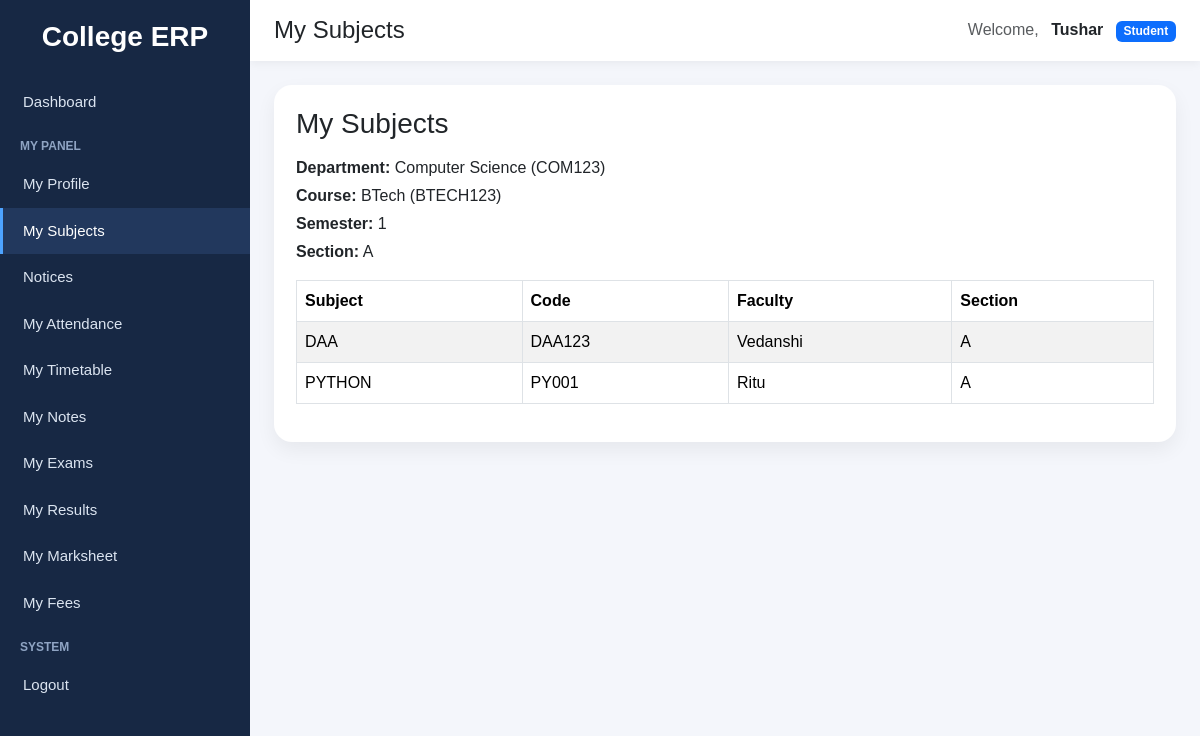
Screenshot of /subjects/my/ (signed in) with the database file from the repository.
### accounts/models.py (models this page shows, shortened)
class CustomUser(AbstractUser):
    ROLE_CHOICES = (
        ("student", "Student"),
        ("faculty", "Faculty"),
        ("admin", "Admin"),
    )
    role = models.CharField(max_length=20, choices=ROLE_CHOICES)
    groups = models.ManyToManyField(
        Group,
        blank=True,
        related_name="customuser_set",
        related_query_name="customuser"
    )
    user_permissions = models.ManyToManyField(
        Permission,
        blank=True,
        related_name="customuser_permissions_set",
        related_query_name="customuser_permission"
    )

### students/models.py (models this page shows, shortened)
class Student(models.Model):
    GENDER_CHOICES = (
        ('Male', 'Male'),
        ('Female', 'Female'),
        ('Other', 'Other'),
    )
    SEMESTER_CHOICES = (
        (1, 'Semester 1'),
        (2, 'Semester 2'),
        (3, 'Semester 3'),
        (4, 'Semester 4'),
        (5, 'Semester 5'),
        (6, 'Semester 6'),
        (7, 'Semester 7'),
        (8, 'Semester 8'),
    )
    YEAR_CHOICES = (
        (1, '1st Year'),
        (2, '2nd Year'),
        (3, '3rd Year'),
        (4, '4th Year'),
    )
    user = models.OneToOneField(
        settings.AUTH_USER_MODEL,
        on_delete=models.CASCADE,
        related_name='student_profile'
    )
    name = models.CharField(max_length=150)
    enrollment_number = models.CharField(max_length=50, unique=True)
    roll_number = models.CharField(max_length=50, unique=True, blank=True, null=True)
    department = models.ForeignKey(
        Department,
        on_delete=models.CASCADE,
        related_name='students',
        null=True,
        blank=True
    )
    course = models.CharField(max_length=100, blank=True, null=True)
    course_fk = models.ForeignKey(
        Course,
        on_delete=models.SET_NULL,
        related_name='student_profiles',
        null=True,
        blank=True
    )
    semester = models.PositiveSmallIntegerField(choices=SEMESTER_CHOICES, default=1)
    year = models.PositiveSmallIntegerField(choices=YEAR_CHOICES, default=1)
    section = models.CharField(max_length=20, blank=True, null=True)
    phone = models.CharField(max_length=15, blank=True, null=True)
    address = models.TextField(blank=True, null=True)
    date_of_birth = models.DateField(blank=True, null=True)
    gender = models.CharField(max_length=10, choices=GENDER_CHOICES, blank=True, null=True)
    photo = models.ImageField(upload_to='students/', blank=True, null=True)
    admission_date = models.DateField(blank=True, null=True)
    created_at = models.DateTimeField(auto_now_add=True, null=True, blank=True)
    updated_at = models.DateTimeField(auto_now=True, null=True, blank=True)
    class Meta:
        ordering = ['name']

### departments/models.py (models this page shows)
class Department(models.Model):
    name = models.CharField(max_length=100, unique=True)
    code = models.CharField(max_length=10, unique=True)
    class Meta:
        ordering = ["name"]
    def __str__(self):
        return f"{self.name} ({self.code})"

### courses/models.py (models this page shows)
class Course(models.Model):
    name = models.CharField(max_length=100, unique=True)
    code = models.CharField(max_length=20, unique=True)
    department = models.ForeignKey(
        Department,
        on_delete=models.CASCADE,
        related_name="courses"
    )
    duration = models.PositiveIntegerField(default=3)
    faculty = models.ForeignKey(
        "faculty.Faculty",
        on_delete=models.SET_NULL,
        null=True,
        blank=True,
        related_name="assigned_courses"
    )
    created_at = models.DateTimeField(auto_now_add=True)
    class Meta:
        ordering = ["name"]
    def __str__(self):
        return f"{self.name} ({self.code})"

### subjects/models.py (models this page shows, shortened)
class SubjectAssignment(models.Model):
    SEMESTER_CHOICES = (
        (1, 'Semester 1'),
        (2, 'Semester 2'),
        (3, 'Semester 3'),
        (4, 'Semester 4'),
        (5, 'Semester 5'),
        (6, 'Semester 6'),
        (7, 'Semester 7'),
        (8, 'Semester 8'),
    )
    department = models.ForeignKey(
        Department,
        on_delete=models.CASCADE,
        related_name='subject_assignments'
    )
    course = models.ForeignKey(
        Course,
        on_delete=models.CASCADE,
        related_name='subject_assignments'
    )
    semester = models.PositiveSmallIntegerField(choices=SEMESTER_CHOICES)
    section = models.CharField(max_length=20, blank=True, null=True)
    subject = models.ForeignKey(
        Subject,
        on_delete=models.CASCADE,
        related_name='assignments'
    )
    faculty = models.ForeignKey(
        Faculty,
        on_delete=models.CASCADE,
        related_name='subject_assignments'
    )
    is_active = models.BooleanField(default=True)
    created_at = models.DateTimeField(auto_now_add=True)
    class Meta:
        ordering = ['department__name', 'course__name', 'semester', 'section', 'subject__name']
        unique_together = ('course', 'semester', 'section', 'subject')

class Subject(models.Model):
    name = models.CharField(max_length=100)
    code = models.CharField(max_length=20)

### faculty/models.py (models this page shows, shortened)
class Faculty(models.Model):
    user = models.OneToOneField(
        settings.AUTH_USER_MODEL,
        on_delete=models.CASCADE,
        related_name='faculty_profile',
        null=True,
        blank=True
    )
    name = models.CharField(max_length=150, blank=True, null=True)
    email = models.EmailField(blank=True, null=True)
    phone = models.CharField(max_length=15, blank=True, null=True)
    department = models.CharField(max_length=100, blank=True, null=True)
    course = models.ForeignKey(
        'courses.Course',
        on_delete=models.SET_NULL,
        null=True,
        blank=True,
        related_name='faculty_members'
    )
    designation = models.CharField(max_length=100, blank=True, null=True)
    photo = models.ImageField(upload_to='faculty/', blank=True, null=True)
    date_joined = models.DateField(blank=True, null=True)
    created_at = models.DateTimeField(auto_now_add=True, null=True, blank=True)

### subjects/views.py (the view)
# urls.py: path('my/', views.my_subjects, name='my_subjects'),
@login_required
def my_subjects(request):
    if getattr(request.user, 'role', None) != 'student':
        return redirect('dashboard')
    student = get_object_or_404(
        Student.objects.select_related('department', 'course_fk'),
        user=request.user
    )
    assignments = SubjectAssignment.objects.select_related(
        'department', 'course', 'subject', 'faculty'
    ).filter(
        department=student.department,
        course=student.course_fk,
        semester=student.semester,
        is_active=True,
    ).order_by('subject__name')
    if student.section:
        assignments = assignments.filter(
            Q(section__iexact=student.section) | Q(section__isnull=True) | Q(section__exact='')
        )
    return render(request, 'subjects/my_subjects.html', {
        'student': student,
        'assignments': assignments,
    })

### notices/context_processors.py (called while the page is built)
def latest_notices(request):
    if not request.user.is_authenticated:
        return {"latest_notices": []}
    notices = get_visible_notices_for_user(request.user)[:5]
    return {"latest_notices": notices}

### subjects/templates/subjects/my_subjects.html (shortened to what this page needs)
{% extends "base.html" %}
{% block page_title %}My Subjects{% endblock %}
{% block content %}
<div class="page-card">
    <h3 class="mb-3">My Subjects</h3>
    <div class="mb-3">
        <p class="mb-1"><strong>Department:</strong> {{ student.department }}</p>
        <p class="mb-1"><strong>Course:</strong> {{ student.course_fk }}</p>
        <p class="mb-1"><strong>Semester:</strong> {{ student.semester }}</p>
        <p class="mb-0"><strong>Section:</strong> {{ student.section|default:"-" }}</p>
    </div>
    <div class="table-responsive">
        <table class="table table-bordered table-striped align-middle">
            <thead>
                <tr>
                    <th>Subject</th>
                    <th>Code</th>
                    <th>Faculty</th>
                    <th>Section</th>
                </tr>
            </thead>
            <tbody>
                {% for item in assignments %}
                <tr>
                    <td>{{ item.subject.name }}</td>
                    <td>{{ item.subject.code }}</td>
                    <td>{{ item.faculty.name }}</td>
                    <td>{{ item.section|default:"-" }}</td>
                </tr>
                {% empty %}
                <tr>
                    <td colspan="4" class="text-center">No subjects assigned yet.</td>
                </tr>
                {% endfor %}
            </tbody>
        </table>
    </div>
</div>
{% endblock %}

### templates/base.html (shortened to what this page needs)
<!DOCTYPE html>
<html lang="en">
<head>
    <link href="https://cdn.jsdelivr.net/npm/bootstrap@5.3.3/dist/css/bootstrap.min.css" rel="stylesheet">
</head>
<body>
<div class="sidebar">
    <h3>College ERP</h3>
    {% if request.user.is_authenticated %}
        {% if request.user.is_superuser or request.user.role == 'admin' %}
            <a href="/dashboard/" class="{% if '/dashboard' in request.path or request.path == '/' %}active-link{% endif %}">
                Dashboard
            </a>
            <div class="sidebar-section-title">Management</div>
            <a href="{% url 'student_list' %}" class="{% if '/students/' in request.path %}active-link{% endif %}">
                Students
            </a>
            <a href="{% url 'faculty_list' %}" class="{% if '/faculty/' in request.path %}active-link{% endif %}">
                Faculty
            </a>
            <a href="/courses/" class="{% if '/courses/' in request.path %}active-link{% endif %}">
                Courses
            </a>
            <a href="/departments/" class="{% if '/departments/' in request.path %}active-link{% endif %}">
                Departments
            </a>
            <div class="sidebar-section-title">Academics</div>
            <a href="/subjects/" class="{% if '/subjects/' in request.path and '/subjects/assignments/' not in request.path and '/subjects/my/' not in request.path %}active-link{% endif %}">
                Subjects
            </a>
            <a href="{% url 'subject_assignment_list' %}" class="{% if '/subjects/assignments/' in request.path %}active-link{% endif %}">
                Subject Assignments
            </a>
            <a href="{% url 'notice_list' %}" class="{% if '/notices/' in request.path %}active-link{% endif %}">
                Notices
            </a>
            <a href="{% url 'attendance_list' %}" class="{% if '/attendance/' in request.path %}active-link{% endif %}">
                Attendance
            </a>
            <a href="{% url 'timetable_list' %}" class="{% if '/timetable/' in request.path and '/timetable/faculty/' not in request.path and '/timetable/student/' not in request.path %}active-link{% endif %}">
                Timetable
            </a>
            <a href="/exams/" class="{% if '/exams/' in request.path and '/exams/results/' not in request.path %}active-link{% endif %}">
                Exams
            </a>
            <a href="{% url 'exam_schedule_list' %}" class="{% if '/exams/schedule/' in request.path %}active-link{% endif %}">
                Exam Schedule
            </a>
            <a href="{% url 'result_list' %}" class="{% if '/exams/results/list/' in request.path %}active-link{% endif %}">
                Results
            </a>
            <a href="{% url 'fee_structure_list' %}" class="{% if '/finance/structures/' in request.path %}active-link{% endif %}">
                Fee Structures
            </a>
            <a href="{% url 'promote_student_fee' %}" class="{% if '/finance/promote/' in request.path %}active-link{% endif %}">
                Promote Fees
            </a>
            <a href="{% url 'student_fee_list' %}" class="{% if '/finance/students/' in request.path %}active-link{% endif %}">
                Student Fees
            </a>
        {% elif request.user.role == 'student' %}
            <a href="/dashboard/" class="{% if '/dashboard' in request.path or request.path == '/' %}active-link{% endif %}">
                Dashboard
            </a>
            <div class="sidebar-section-title">My Panel</div>
            <a href="{% url 'my_student_profile' %}" class="{% if '/students/profile/' in request.path %}active-link{% endif %}">
                My Profile
            </a>
            <a href="{% url 'my_subjects' %}" class="{% if '/subjects/my/' in request.path %}active-link{% endif %}">
                My Subjects
            </a>
            <a href="{% url 'notice_list' %}" class="{% if '/notices/' in request.path %}active-link{% endif %}">
                Notices
            </a>
            <a href="{% url 'my_attendance' %}" class="{% if '/attendance/my/' in request.path %}active-link{% endif %}">
                My Attendance
            </a>
            <a href="{% url 'student_timetable' %}" class="{% if '/timetable/student/' in request.path %}active-link{% endif %}">
                My Timetable
            </a>
            <a href="{% url 'student_note_list' %}" class="{% if '/notes/student/' in request.path %}active-link{% endif %}">
                My Notes
            </a>
            <a href="{% url 'student_exam_schedule' %}" class="{% if '/exams/my-exams/' in request.path %}active-link{% endif %}">
                My Exams
            </a>
            <a href="{% url 'student_result_list' %}" class="{% if '/exams/results/student/' in request.path %}active-link{% endif %}">
                My Results
            </a>
            <a href="{% url 'consolidated_marksheet' %}" class="{% if '/exams/marksheet/' in request.path %}active-link{% endif %}">
                My Marksheet
            </a>
            <a href="{% url 'my_fees' %}" class="{% if '/finance/my-fees/' in request.path %}active-link{% endif %}">
                My Fees
            </a>
        {% endif %}
        <div class="sidebar-section-title">System</div>
        <form method="post" action="/accounts/logout/" style="margin:0;">
            <button type="submit" class="sidebar-logout-btn">Logout</button>
        </form>
    {% endif %}
</div>
<div class="main-content">
    <div class="topbar d-flex justify-content-between align-items-center">
        <h4 class="mb-0">{% block page_title %}College ERP{% endblock %}</h4>
        <div>
            {% if request.user.is_authenticated %}
                <span class="me-2 text-muted">Welcome,</span>
                <strong>{{ request.user.username }}</strong>
                {% if request.user.is_superuser %}
                    <span class="badge bg-danger ms-2">Admin</span>
                {% elif request.user.role %}
                    <span class="badge bg-primary ms-2">{{ request.user.role|title }}</span>
                {% endif %}
            {% endif %}
        </div>
    </div>
    <div class="content-area">
        {% block content %}{% endblock %}
    </div>
</div>
</body>
</html>

### templates/base.html (style rules this page uses)
body { background-color: #f4f6fb; margin: 0; padding: 0; font-family: Arial, sans-serif; }
.sidebar { width: 250px; min-height: 100vh; background: #172844; color: white; position: fixed; top: 0; left: 0; padding-top: 20px; }
.sidebar h3 { text-align: center; margin-bottom: 25px; font-weight: 700; }
.sidebar a { color: #dbe4f0; text-decoration: none; display: block; padding: 12px 20px; font-size: 15px; border-left: 3px solid transparent; }
.sidebar a:hover, .sidebar a.active-link { background: #22385d; color: white; border-left: 3px solid #4da3ff; }
.sidebar-section-title { font-size: 12px; color: #8fa4c3; padding: 12px 20px 6px; text-transform: uppercase; font-weight: bold; }
.sidebar-logout-btn { color: #dbe4f0; text-decoration: none; display: block; padding: 12px 20px; font-size: 15px; border: none; background: none; width: 100%; text-align: left; border-left: 3px solid transparent; }
.main-content { margin-left: 250px; min-height: 100vh; }
.topbar { background: white; padding: 16px 24px; box-shadow: 0 2px 10px rgba(0,0,0,0.06); }
.content-area { padding: 24px; }
.page-card { background: white; border-radius: 18px; padding: 22px; box-shadow: 0 8px 20px rgba(0,0,0,0.06); }

### rows the page displays
CustomUser: user.username "Tushar", user.role "Student"
Student: department "Computer Science (COM123)", course_fk "BTech (BTECH123)", semester "1", section "A"
SubjectAssignment: subject.name "DAA", subject.code "DAA123", faculty.name "Vedanshi", section "A"
SubjectAssignment: subject.name "PYTHON", subject.code "PY001", faculty.name "Ritu", section "A"
